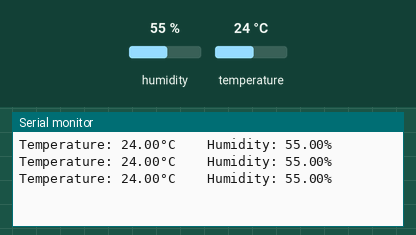
The sketch below on a simulated ESP32. On the bench: the last lines printed to the serial monitor. Inputs (shaded band) come from the test bench; at power-on: humidity 55 %, temperature 24 °C.

Above: at 3.8 s.
3.9 s: humidity set to 22 %
At 6.5 s:
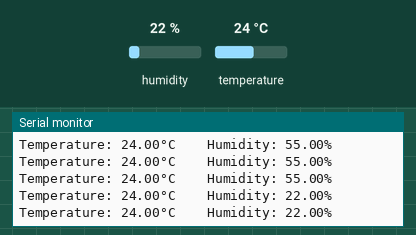
6.7 s: temperature set to 12 °C
At 7.9 s:
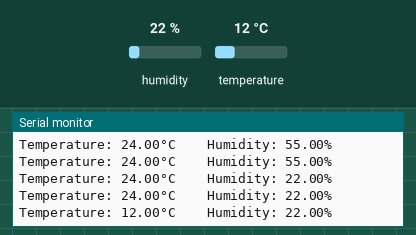
9.5 s: humidity set to 40 %
At 10.5 s:
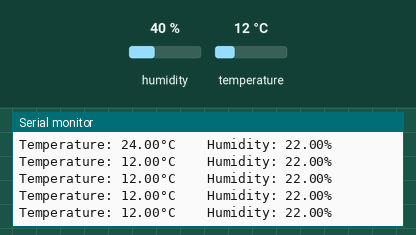
Timing chart, 0 to 12.5 s (numbered marks = the images above; inputs shaded):
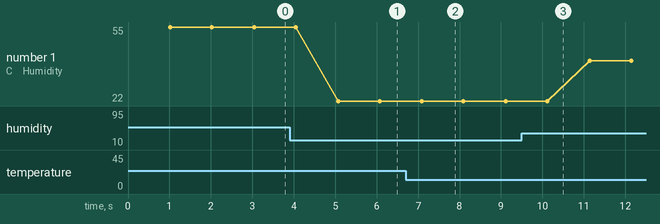

Measured:
- after the input at 3.9 s, the serial monitor: prints a new line after 1.2 s (image 1)
- after the input at 6.7 s, the serial monitor: prints a new line after 0.39 s (image 2)
- plotted number 1: 55 → 22 after the input at 3.9 s, 22 → 40 after the input at 9.5 s

The sketch:

esp32_dht11_verySimple.ino
```cpp
#include <DHT.h>
DHT dht(33, DHT11); // pin, jenis DHT.

void setup() {
  Serial.begin(115200);
  dht.begin();
}

void loop() {
  delay(1000);
  Serial.printf(("Temperature: %.2f°C \t Humidity: %.2f%%\n"), dht.readTemperature(), dht.readHumidity());
}
```
